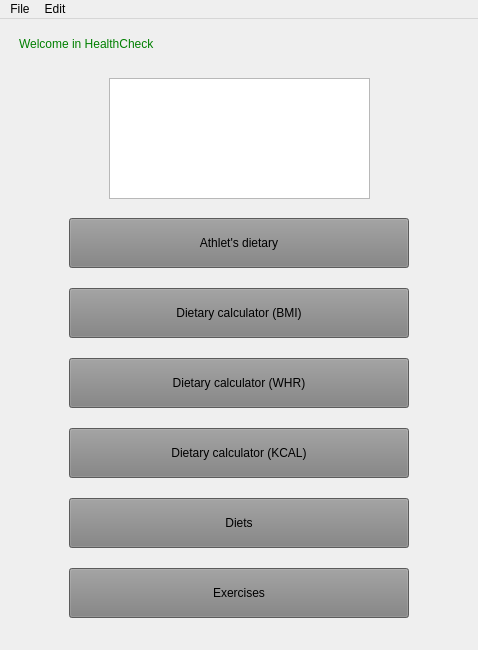
<?xml version="1.0" encoding="UTF-8"?>
<ui version="4.0">
 <class>HealtCheck</class>
 <widget class="QMainWindow" name="HealtCheck">
  <property name="geometry">
   <rect>
    <x>0</x>
    <y>0</y>
    <width>478</width>
    <height>650</height>
   </rect>
  </property>
  <property name="minimumSize">
   <size>
    <width>478</width>
    <height>650</height>
   </size>
  </property>
  <property name="maximumSize">
   <size>
    <width>478</width>
    <height>650</height>
   </size>
  </property>
  <property name="windowTitle">
   <string>HealtCheck</string>
  </property>
  <widget class="QWidget" name="centralwidget">
   <property name="minimumSize">
    <size>
     <width>460</width>
     <height>0</height>
    </size>
   </property>
   <property name="maximumSize">
    <size>
     <width>16777215</width>
     <height>16777215</height>
    </size>
   </property>
   <layout class="QGridLayout" name="gridLayout_2">
    <item row="0" column="0">
     <widget class="QStackedWidget" name="stackedWidget">
      <property name="minimumSize">
       <size>
        <width>460</width>
        <height>650</height>
       </size>
      </property>
      <property name="maximumSize">
       <size>
        <width>460</width>
        <height>650</height>
       </size>
      </property>
      <property name="currentIndex">
       <number>0</number>
      </property>
      <widget class="QWidget" name="page_3">
       <property name="minimumSize">
        <size>
         <width>0</width>
         <height>0</height>
        </size>
       </property>
       <property name="maximumSize">
        <size>
         <width>16777215</width>
         <height>16777215</height>
        </size>
       </property>
       <widget class="QLabel" name="label">
        <property name="geometry">
         <rect>
          <x>10</x>
          <y>-20</y>
          <width>451</width>
          <height>71</height>
         </rect>
        </property>
        <property name="styleSheet">
         <string notr="true">font:29pt &quot;MS Shell Dlg 2&quot;;
color:green;
background-color:transparent;</string>
        </property>
        <property name="text">
         <string>Welcome in HealthCheck</string>
        </property>
       </widget>
       <widget class="QPushButton" name="pushButton_athlets">
        <property name="geometry">
         <rect>
          <x>60</x>
          <y>190</y>
          <width>340</width>
          <height>50</height>
         </rect>
        </property>
        <property name="minimumSize">
         <size>
          <width>340</width>
          <height>50</height>
         </size>
        </property>
        <property name="styleSheet">
         <string notr="true">background-color:grey;
font:italic 16pt &quot;Noto Serif Light&quot;;</string>
        </property>
        <property name="text">
         <string>Athlet's dietary</string>
        </property>
       </widget>
       <widget class="QPushButton" name="pushButton_diets">
        <property name="geometry">
         <rect>
          <x>60</x>
          <y>470</y>
          <width>340</width>
          <height>50</height>
         </rect>
        </property>
        <property name="minimumSize">
         <size>
          <width>340</width>
          <height>50</height>
         </size>
        </property>
        <property name="styleSheet">
         <string notr="true">background-color:grey;
font:italic 16pt &quot;Noto Serif Light&quot;;</string>
        </property>
        <property name="text">
         <string>Diets</string>
        </property>
       </widget>
       <widget class="QPushButton" name="pushButton_whr">
        <property name="geometry">
         <rect>
          <x>60</x>
          <y>330</y>
          <width>340</width>
          <height>50</height>
         </rect>
        </property>
        <property name="minimumSize">
         <size>
          <width>340</width>
          <height>50</height>
         </size>
        </property>
        <property name="styleSheet">
         <string notr="true">background-color:grey;
font:italic 16pt &quot;Noto Serif Light&quot;;</string>
        </property>
        <property name="text">
         <string>Dietary calculator (WHR)</string>
        </property>
       </widget>
       <widget class="QPushButton" name="pushButton_bmi">
        <property name="geometry">
         <rect>
          <x>60</x>
          <y>260</y>
          <width>340</width>
          <height>50</height>
         </rect>
        </property>
        <property name="minimumSize">
         <size>
          <width>340</width>
          <height>50</height>
         </size>
        </property>
        <property name="styleSheet">
         <string notr="true">background-color:grey;
font:italic 16pt &quot;Noto Serif Light&quot;;</string>
        </property>
        <property name="text">
         <string>Dietary calculator (BMI)</string>
        </property>
       </widget>
       <widget class="QGraphicsView" name="graphicsView">
        <property name="geometry">
         <rect>
          <x>100</x>
          <y>50</y>
          <width>261</width>
          <height>121</height>
         </rect>
        </property>
        <property name="styleSheet">
         <string notr="true">border-image: url(:/sport.png);
</string>
        </property>
       </widget>
       <widget class="QPushButton" name="pushButton_kcal">
        <property name="geometry">
         <rect>
          <x>60</x>
          <y>400</y>
          <width>340</width>
          <height>50</height>
         </rect>
        </property>
        <property name="minimumSize">
         <size>
          <width>340</width>
          <height>50</height>
         </size>
        </property>
        <property name="styleSheet">
         <string notr="true">background-color:grey;
font:italic 16pt &quot;Noto Serif Light&quot;;</string>
        </property>
        <property name="text">
         <string>Dietary calculator (KCAL)</string>
        </property>
       </widget>
       <widget class="QPushButton" name="pushButton_exercises">
        <property name="geometry">
         <rect>
          <x>60</x>
          <y>540</y>
          <width>340</width>
          <height>50</height>
         </rect>
        </property>
        <property name="minimumSize">
         <size>
          <width>340</width>
          <height>50</height>
         </size>
        </property>
        <property name="styleSheet">
         <string notr="true">background-color:grey;
font:italic 16pt &quot;Noto Serif Light&quot;;</string>
        </property>
        <property name="text">
         <string>Exercises</string>
        </property>
       </widget>
      </widget>
      <widget class="QWidget" name="page">
       <property name="minimumSize">
        <size>
         <width>460</width>
         <height>610</height>
        </size>
       </property>
       <property name="maximumSize">
        <size>
         <width>460</width>
         <height>610</height>
        </size>
       </property>
       <property name="styleSheet">
        <string notr="true">background-color: qlineargradient(spread:pad, x1:0, y1:0, x2:1, y2:1, stop:0 rgba(171, 111, 0, 255), stop:1 rgba(255, 255, 255, 255));</string>
       </property>
       <widget class="QLabel" name="label_2">
        <property name="geometry">
         <rect>
          <x>90</x>
          <y>10</y>
          <width>271</width>
          <height>51</height>
         </rect>
        </property>
        <property name="styleSheet">
         <string notr="true">color:black;
font: 30pt &quot;MS Shell Dlg2&quot;;
background-color:transparent;</string>
        </property>
        <property name="text">
         <string>Athlet's dietary</string>
        </property>
       </widget>
       <widget class="QPushButton" name="pushButton_back_to_menu">
        <property name="geometry">
         <rect>
          <x>90</x>
          <y>530</y>
          <width>280</width>
          <height>50</height>
         </rect>
        </property>
        <property name="minimumSize">
         <size>
          <width>280</width>
          <height>50</height>
         </size>
        </property>
        <property name="maximumSize">
         <size>
          <width>280</width>
          <height>50</height>
         </size>
        </property>
        <property name="styleSheet">
         <string notr="true">background-color:grey;
font:italic 16pt &quot;Noto Serif Light&quot;;</string>
        </property>
        <property name="text">
         <string>Back to menu</string>
        </property>
       </widget>
       <widget class="QTextEdit" name="textEdit">
        <property name="geometry">
         <rect>
          <x>13</x>
          <y>100</y>
          <width>431</width>
          <height>401</height>
         </rect>
        </property>
        <property name="styleSheet">
         <string notr="true">background-color: rgb(255, 255, 255);</string>
        </property>
        <property name="html">
         <string>&lt;!DOCTYPE HTML PUBLIC &quot;-//W3C//DTD HTML 4.0//EN&quot; &quot;http://www.w3.org/TR/REC-html40/strict.dtd&quot;&gt;
&lt;html&gt;&lt;head&gt;&lt;meta name=&quot;qrichtext&quot; content=&quot;1&quot; /&gt;&lt;style type=&quot;text/css&quot;&gt;
p, li { white-space: pre-wrap; }
&lt;/style&gt;&lt;/head&gt;&lt;body style=&quot; font-family:'MS Shell Dlg 2'; font-size:8.25pt; font-weight:400; font-style:normal;&quot;&gt;
&lt;p style=&quot;-qt-paragraph-type:empty; margin-top:0px; margin-bottom:0px; margin-left:0px; margin-right:0px; -qt-block-indent:0; text-indent:0px;&quot;&gt;&lt;br /&gt;&lt;/p&gt;&lt;/body&gt;&lt;/html&gt;</string>
        </property>
       </widget>
      </widget>
     </widget>
    </item>
   </layout>
  </widget>
  <widget class="QMenuBar" name="menuBar">
   <property name="geometry">
    <rect>
     <x>0</x>
     <y>0</y>
     <width>478</width>
     <height>20</height>
    </rect>
   </property>
   <widget class="QMenu" name="menuSave">
    <property name="title">
     <string>File</string>
    </property>
    <addaction name="separator"/>
    <addaction name="actionNew"/>
    <addaction name="separator"/>
    <addaction name="actionOpen"/>
    <addaction name="separator"/>
    <addaction name="actionSave"/>
    <addaction name="separator"/>
    <addaction name="actionSave_as"/>
    <addaction name="separator"/>
   </widget>
   <widget class="QMenu" name="menuEdit">
    <property name="title">
     <string>Edit</string>
    </property>
    <addaction name="separator"/>
    <addaction name="actionCut"/>
    <addaction name="separator"/>
    <addaction name="actionCopy"/>
    <addaction name="separator"/>
    <addaction name="actionPaste"/>
    <addaction name="separator"/>
    <addaction name="actionUndo"/>
    <addaction name="separator"/>
    <addaction name="actionRedo"/>
   </widget>
   <addaction name="menuSave"/>
   <addaction name="menuEdit"/>
  </widget>
  <action name="actionNew">
   <property name="icon">
    <iconset resource="Check.qrc">
     <normaloff>:/ch/grafiki/File-New-icon.png</normaloff>:/ch/grafiki/File-New-icon.png</iconset>
   </property>
   <property name="text">
    <string>New</string>
   </property>
  </action>
  <action name="actionOpen">
   <property name="icon">
    <iconset resource="Check.qrc">
     <normaloff>:/ch/grafiki/open-file-icon.png</normaloff>:/ch/grafiki/open-file-icon.png</iconset>
   </property>
   <property name="text">
    <string>Open</string>
   </property>
  </action>
  <action name="actionSave">
   <property name="icon">
    <iconset resource="Check.qrc">
     <normaloff>:/ch/grafiki/Actions-document-save-icon.png</normaloff>:/ch/grafiki/Actions-document-save-icon.png</iconset>
   </property>
   <property name="text">
    <string>Save</string>
   </property>
  </action>
  <action name="actionSave_as">
   <property name="icon">
    <iconset resource="Check.qrc">
     <normaloff>:/ch/grafiki/Actions-document-save-as-icon.png</normaloff>:/ch/grafiki/Actions-document-save-as-icon.png</iconset>
   </property>
   <property name="text">
    <string>Save as</string>
   </property>
  </action>
  <action name="actionCut">
   <property name="icon">
    <iconset resource="Check.qrc">
     <normaloff>:/ch/grafiki/cut-icon.png</normaloff>:/ch/grafiki/cut-icon.png</iconset>
   </property>
   <property name="text">
    <string>Cut</string>
   </property>
  </action>
  <action name="actionCopy">
   <property name="icon">
    <iconset resource="Check.qrc">
     <normaloff>:/ch/grafiki/Editing-Copy-icon.png</normaloff>:/ch/grafiki/Editing-Copy-icon.png</iconset>
   </property>
   <property name="text">
    <string>Copy</string>
   </property>
  </action>
  <action name="actionPaste">
   <property name="icon">
    <iconset resource="Check.qrc">
     <normaloff>:/ch/grafiki/Editing-Paste-icon.png</normaloff>:/ch/grafiki/Editing-Paste-icon.png</iconset>
   </property>
   <property name="text">
    <string>Paste</string>
   </property>
  </action>
  <action name="actionUndo">
   <property name="icon">
    <iconset resource="Check.qrc">
     <normaloff>:/ch/grafiki/Undo-icon.png</normaloff>:/ch/grafiki/Undo-icon.png</iconset>
   </property>
   <property name="text">
    <string>Undo</string>
   </property>
  </action>
  <action name="actionRedo">
   <property name="icon">
    <iconset resource="Check.qrc">
     <normaloff>:/ch/grafiki/Redo-icon.png</normaloff>:/ch/grafiki/Redo-icon.png</iconset>
   </property>
   <property name="text">
    <string>Redo</string>
   </property>
  </action>
 </widget>
 <resources>
  <include location="Check.qrc"/>
 </resources>
 <connections/>
</ui>
